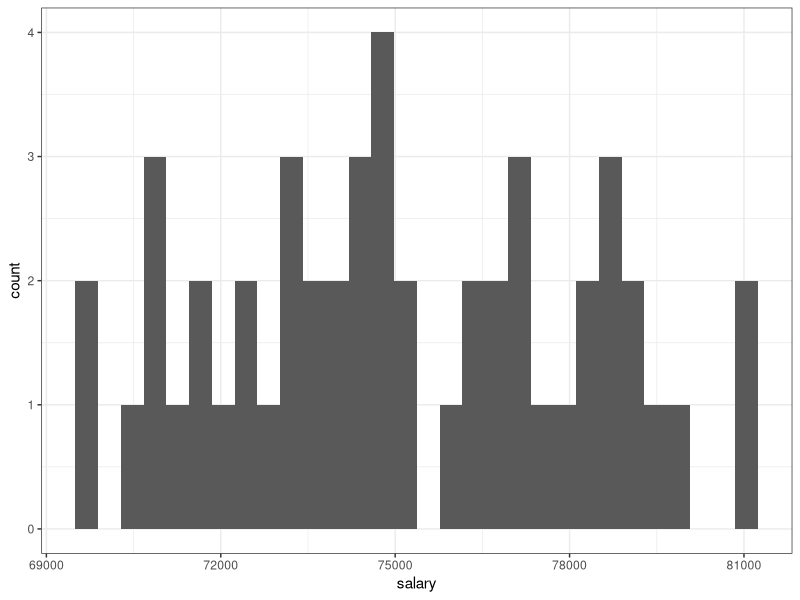
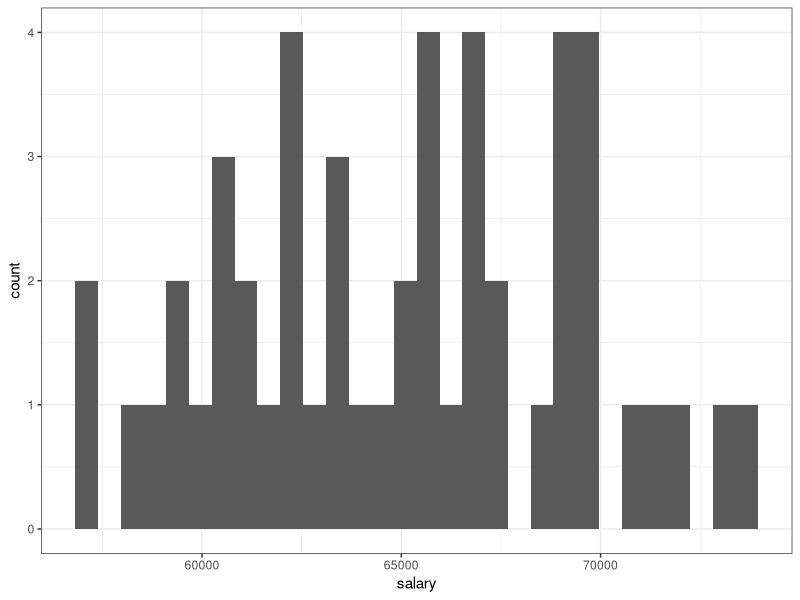
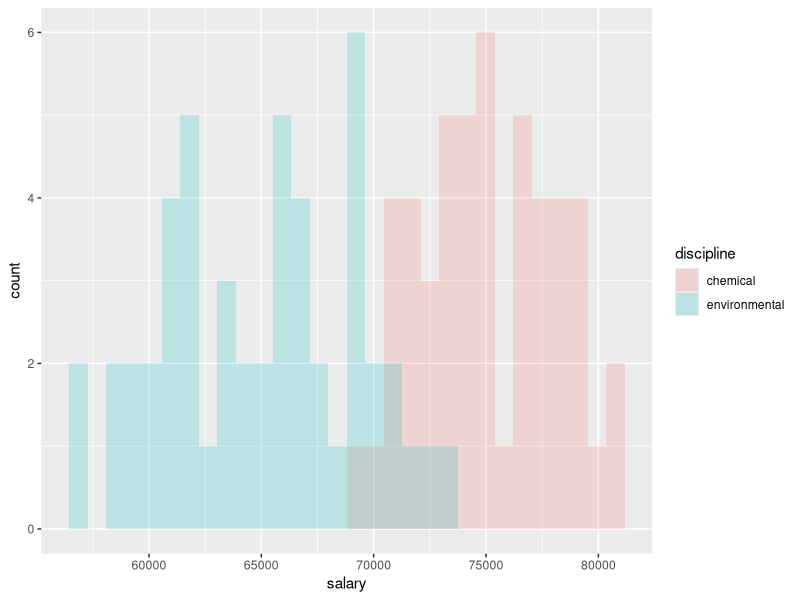

Write the R code that produced these figures, in order. (Note: this script raises an error after producing the figures.)
## ---- chunk 1
knitr::opts_chunk$set(echo = TRUE)

library(tidyverse)
library(broom)
## ---- chunk 2
N <- 100

student_id <- seq(N)

group_size <- N/2

chem_eng_df <- tibble(id = seq(group_size),
                      salary = round(rnorm(n = group_size, mean = 75000, sd = 3000), 2),
                      discipline = "chemical")
chem_eng_df %>% 
  ggplot(aes(x= salary)) +
  geom_histogram() +
  theme_bw()


env_eng_df <- tibble(id = seq(group_size),
                      salary = round(rnorm(n = group_size, mean = 65000, sd = 4000), 2),
                      discipline = "environmental")
env_eng_df %>% 
  ggplot(aes(x= salary)) +
  geom_histogram() +
  theme_bw()
## ---- chunk 3
salary_comb_long <- bind_rows(chem_eng_df, env_eng_df)



salary_comb_long %>% 
  ggplot(aes(x = salary, fill = discipline)) +
  geom_histogram(alpha = 0.2, position = "identity")
## ---- chunk 4
salary_test <- t.test(salary ~ discipline, data = salary_comb_long, paired = FALSE)
salary_test

## ---- chunk 5
tidy(salary_test)

## ---- chunk 6
salary_lm <- lm(salary ~ discipline, data = salary_comb_long)
summary(salary_lm)
## ---- chunk 7
(t <- salary_test$statistic[[1]]) # wrapping this in parentheses prints out the value of t at the same time that it stores the value of t
## ---- chunk 8
(df <- salary_test$parameter[[1]])
## ---- chunk 9
(r <- sqrt(t^2/(t^2 + df)))
round(r,3)
r^2
## ---- chunk 10
salary_comb_wide <- salary_comb_long %>% 
  pivot_wider(names_from = discipline, values_from = salary)
## ---- chunk 11
salary_test_2 <- t.test(salary_comb_wide$chemical, salary_comb_wide$environmental, paired = FALSE)
salary_test_2
## ---- chunk 12
samp_size <- 1000

student_id <- seq(samp_size)
sat_verbal <- round(rnorm(n = samp_size, mean = 620, sd = 55), 0)
sat_math <- round(rnorm(n = samp_size, mean = 700, sd = 40), 0)

sat_verbal_capped <- modify(.x = sat_verbal, .f = ~ min(800, .x))
sat_math_capped <- modify(.x = sat_math, .f = ~min(800, .x))

sat_df <- tibble(id = student_id,
                 verbal = sat_verbal_capped,
                 math = sat_math_capped)

sat_df %>% ggplot(aes(x = verbal)) +
  geom_histogram() +
  labs(title = "Simulated SAT Verbal Histogram",
       x = "Verbal Score",
       y = "Count")
## ---- chunk 13


sat_df %>% ggplot(aes(x = math)) +
  geom_histogram() +
  labs(title = "Simulated SAT Math Histogram",
       x = "Math Score",
       y = "Count")

## ---- chunk 14
sat_df %>% ggplot() +
  geom_histogram(aes(x = math, fill = "red"), alpha = 0.2) +
  labs(title = "Simulated SAT Scores Histogram",
       x = "SAT Score",
       y = "Count") +
  geom_histogram(aes(x = verbal, fill = "blue"), alpha = 0.2) +
  scale_fill_manual(name = "Category", values = c("blue", "red"), labels = c("verbal", "math"))

## ---- chunk 15
sat_t_test <- t.test(sat_df$verbal, sat_df$math, paired = TRUE) # don't forget to add: paired = TRUE
# now look at the results
sat_t_test

## ---- chunk 16
samp_size <- 1000

student_id_2 <- seq(samp_size)
sat_verbal_2 <- round(rnorm(n = samp_size, mean = 690, sd = 55), 0)
sat_math_2 <- round(rnorm(n = samp_size, mean = 700, sd = 40), 0)

# let's cap the simulated scores at 800
sat_verbal_2_capped <- modify(.x = sat_verbal_2, .f = ~ min(800, .x))
sat_math_2_capped <- modify(.x = sat_math_2, .f = ~min(800, .x))


sat_df_2 <- tibble(id = student_id,
                 verbal = sat_verbal_2_capped,
                 math = sat_math_2_capped)

sat_df_2 %>% ggplot(aes(x = verbal)) +
  geom_histogram() +
  labs(title = "Simulated SAT Verbal Histogram",
       x = "Verbal Score",
       y = "Count")
## ---- chunk 17

sat_df_2 %>% ggplot(aes(x = math)) +
  geom_histogram() +
  labs(title = "Simulated SAT Math Histogram",
       x = "Math Score",
       y = "Count")

## ---- chunk 18
sat_df_2 %>% ggplot() +
  geom_histogram(aes(x = math, fill = "red"), alpha = 0.2) +
  labs(title = "Simulated SAT Scores Histogram",
       x = "SAT Score",
       y = "Count") +
  geom_histogram(aes(x = verbal, fill = "blue"), alpha = 0.2) +
  scale_fill_manual(name = "Category", values = c("blue", "red"), labels = c("verbal", "math"))

## ---- chunk 19
sat_t_test_2 <- t.test(sat_df_2$verbal, sat_df_2$math, paired = TRUE) # don't forget to add: paired = TRUE
# now look at the results
sat_t_test_2

## ---- chunk 20
samp_size <- 25

student_id_3 <- seq(samp_size)
sat_verbal_3 <- round(rnorm(n = samp_size, mean = 690, sd = 55), 0)
sat_math_3 <- round(rnorm(n = samp_size, mean = 700, sd = 40), 0)

# cap the scores at 800
sat_verbal_3_capped <- modify(.x = sat_verbal_3, .f = ~ min(800, .x))
sat_math_3_capped <- modify(.x = sat_math_3, .f = ~min(800, .x))



sat_df_3 <- tibble(id = student_id_3,
                 verbal = sat_verbal_3_capped,
                 math = sat_math_3_capped)

sat_df_3 %>% ggplot(aes(x = verbal)) +
  geom_histogram() +
  labs(title = "Simulated SAT Verbal Histogram",
       x = "Verbal Score",
       y = "Count")


sat_df_3 %>% ggplot(aes(x = math)) +
  geom_histogram() +
  labs(title = "Simulated SAT Math Histogram",
       x = "Math Score",
       y = "Count")


## ---- chunk 21
sat_df_3 %>% ggplot() +
  geom_histogram(aes(x = math, fill = "red"), alpha = 0.2) +
  labs(title = "Simulated SAT Scores Histogram",
       x = "SAT Score",
       y = "Count") +
  geom_histogram(aes(x = verbal, fill = "blue"), alpha = 0.2) +
  scale_fill_manual(name = "Category", values = c("blue", "red"), labels = c("verbal", "math"))

## ---- chunk 22
sat_t_test_3 <- t.test(sat_df_3$verbal, sat_df_3$math, paired = TRUE) # don't forget to add: paired = TRUE
# now look at the results
sat_t_test_3

## ---- chunk 23
samp_size <- 25

student_id_4 <- seq(samp_size)
sat_verbal_4 <- round(rnorm(n = samp_size, mean = 620, sd = 55), 0)
sat_math_4 <- round(rnorm(n = samp_size, mean = 700, sd = 40), 0)

#cap the scores at 800
sat_verbal_4_capped <- modify(.x = sat_verbal_4, .f = ~ min(800, .x))
sat_math_4_capped <- modify(.x = sat_math_4, .f = ~min(800, .x))


sat_df_4 <- tibble(id = student_id_4,
                   verbal = sat_verbal_4_capped,
                   math = sat_math_4_capped)

# visualize the distributions of scores
sat_df_4 %>% ggplot(aes(x = verbal)) +
  geom_histogram() +
  labs(title = "Simulated SAT Verbal Histogram",
       x = "Verbal Score",
       y = "Count")


sat_df_4 %>% ggplot(aes(x = math)) +
  geom_histogram() +
  labs(title = "Simulated SAT Math Histogram",
       x = "Math Score",
       y = "Count")

## ---- chunk 24
sat_df_4 %>% ggplot() +
  geom_histogram(aes(x = math, fill = "red"), alpha = 0.2) +
  labs(title = "Simulated SAT Scores Histogram",
       x = "SAT Score",
       y = "Count") +
  geom_histogram(aes(x = verbal, fill = "blue"), alpha = 0.2) +
  scale_fill_manual(name = "Category", values = c("blue", "red"), labels = c("verbal", "math"))

## ---- chunk 25
sat_t_test_4 <- t.test(sat_df_4$math, sat_df_4$verbal, paired = TRUE) # don't forget to add: paired = TRUE
# now look at the results
sat_t_test_4
